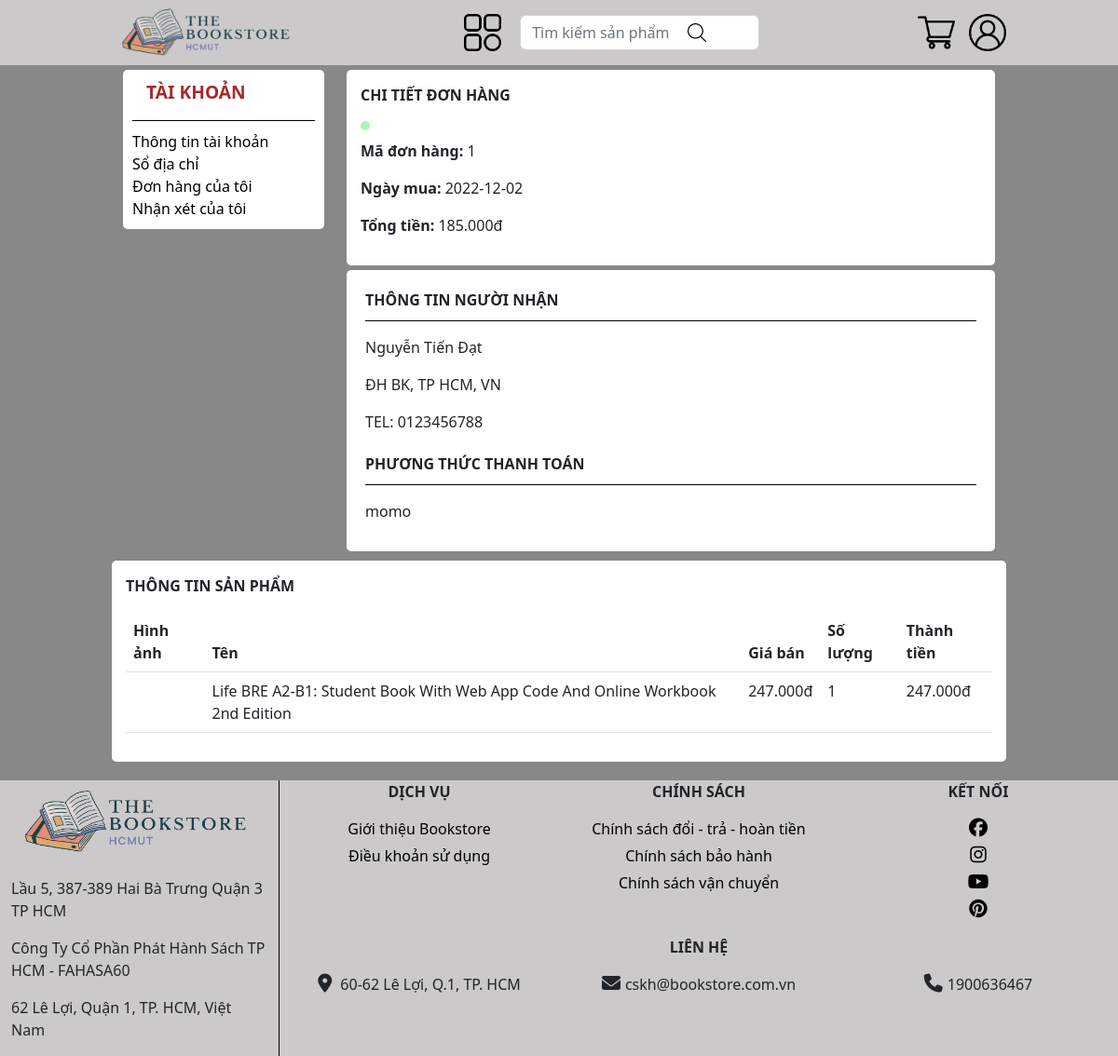
The app's page /app/views/customer/order-detail.php?oder_id=1 (signed in), older data.
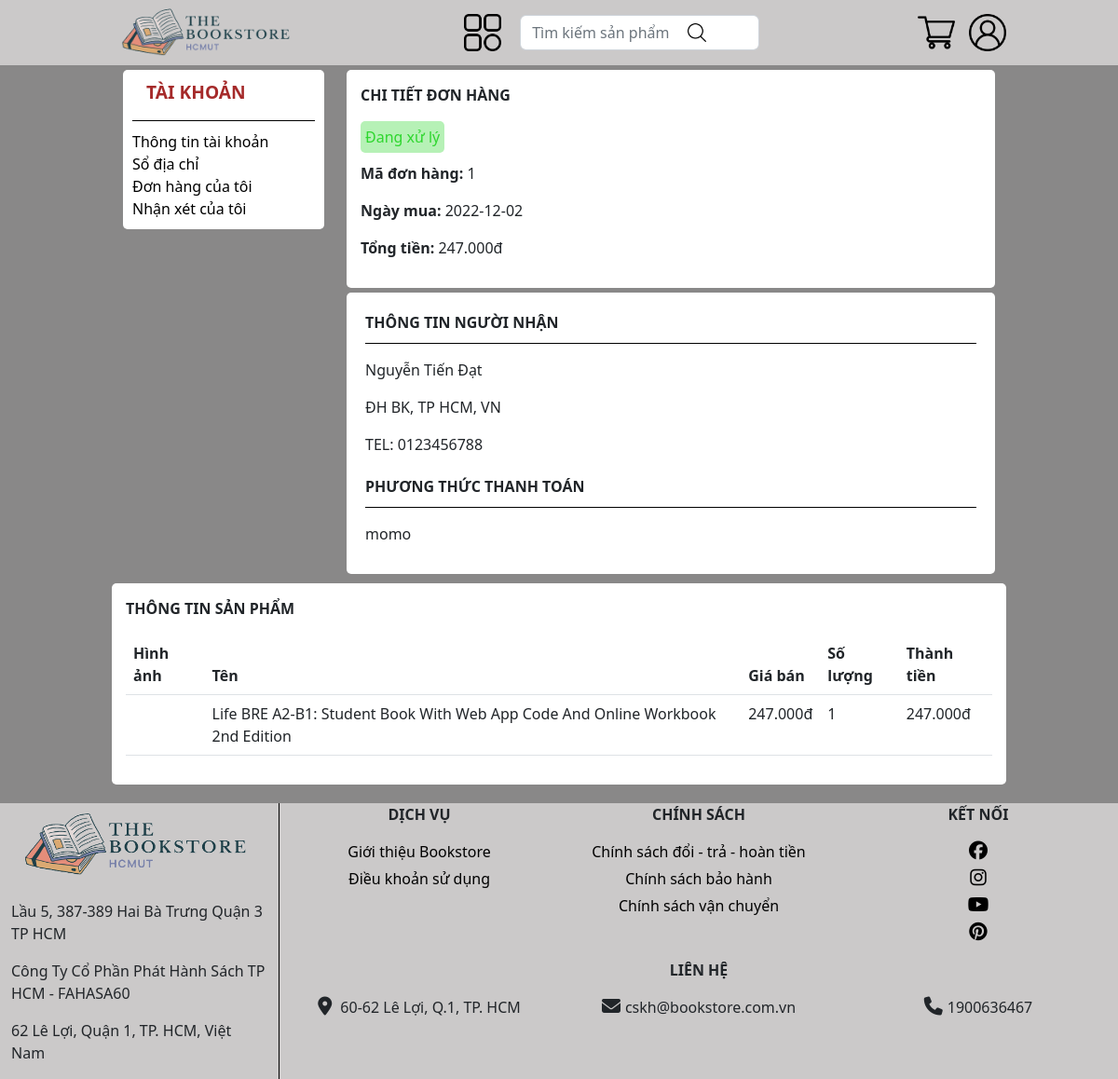
The same page, newer data.
### tables this page shows
CREATE TABLE `oder` (
  `oder_id` int(10) NOT NULL,
  `cost` double NOT NULL,
  `status` int(2) NOT NULL DEFAULT 1 COMMENT '1 la dang xu li, 2 la hoan tat',
  `oder_date` date NOT NULL,
  `payment_method` varchar(50) NOT NULL,
  `customer_id` int(10) NOT NULL,
  `address_id` int(10) NOT NULL
);

CREATE TABLE `customer` (
  `customer_id` int(10) NOT NULL,
  `email` varchar(50) NOT NULL,
  `pass` varchar(50) NOT NULL,
  `name` varchar(50) NOT NULL,
  `phone` varchar(10) NOT NULL,
  `code` varchar(225) NOT NULL,
  `verify_status` int(1) NOT NULL DEFAULT 0
);

CREATE TABLE `address` (
  `address_id` int(10) NOT NULL,
  `address` varchar(225) NOT NULL,
  `is_default` int(2) NOT NULL,
  `customer_id` int(10) NOT NULL
);

CREATE TABLE `book` (
  `book_id` int(10) NOT NULL,
  `name` varchar(225) NOT NULL,
  `description` text NOT NULL,
  `price` double NOT NULL,
  `author` varchar(50) NOT NULL,
  `cover_image` varchar(225) NOT NULL,
  `category_id` int(10) NOT NULL,
  `publisher` text NOT NULL DEFAULT 'Kim Đồng'
);

### app/controller/orderDetail_ctl.php (called while the page is built, shortened)
<?php
        include('../../config.php');
        if(isset($_GET['oder_id'])){
            $oder_id = $_GET['oder_id'];
            $db_oder="SELECT * FROM oder WHERE oder_id='$oder_id' LIMIT 1";
            $db_oder_run = mysqli_query($conn,$db_oder);
            if($db_oder_run){
                if($row = mysqli_fetch_array($db_oder_run)){
                    if($row['status'] == 1){
                        $status = "Đang xử lý";
                    }else if($row['status'] == 2){
                        $status = "Hoàn thành";
                    }
                    $oder_date = $row['oder_date'];
                    $cost = number_format($row['cost'], 0, ',', '.') . "đ";
                    $payment_method = $row['payment_method'];
                    $customer_id = $row['customer_id'];
                    $address_id = $row['address_id'];
                }else{
                    header('location: order-history.php');
                    exit(0);
                }
            }else{
                header('location: order-history.php');
                exit(0);
            }
            $db_add="SELECT `address` FROM `address` WHERE address_id='$address_id' AND customer_id='$customer_id' LIMIT 1";
            $db_add_run = mysqli_query($conn,$db_add);
            if($db_add_run){
                if($row = mysqli_fetch_array($db_add_run)){
                    $address = $row['address'];
                }else{
                    header('location: order-history.php');
                    exit(0);
                }
            }else{
                header('location: order-history.php');
                exit(0);
            }
            $db_info="SELECT `name`, `phone` FROM `customer` WHERE customer_id='$customer_id' LIMIT 1";
            $db_info_run = mysqli_query($conn,$db_info);
            if($db_info_run){
                if($row = mysqli_fetch_array($db_info_run)){
                    $name = $row['name'];
                    $phone = $row['phone'];
                }else{
                    header('location: order-history.php');
                    exit(0);
                }
            }else{
                header('location: order-history.php');
                exit(0);
            }
            $db_quantity="SELECT * FROM `contain` WHERE oder_id='$oder_id'";
            $db_quantity_run = mysqli_query($conn,$db_quantity);
            $book_info = array();
            $book_soluong = array();
            if($db_quantity_run){
                $number_book = mysqli_num_rows($db_quantity_run);
                while($row = mysqli_fetch_array($db_quantity_run)){
                    $db_book="SELECT * FROM `book` WHERE book_id='$row[book_id]'";
                    $db_book_run = mysqli_query($conn,$db_book);
                }
            }else{
                header('location: order-history.php');
                exit(0);
            }
        }else{
            header('location: order-history.php');
            exit(0);
        }
?>

### app/views/customer/order-detail.php (the view, shortened to what this page needs)
<?php
include('../../controller/orderDetail_ctl.php');
?>
<!DOCTYPE html>
<html lang="en">
<head>
    <link href="//cdn.muicss.com/mui-0.10.3/css/mui.min.css" rel="stylesheet" type="text/css" />
    <link href="https://cdn.jsdelivr.net/npm/bootstrap@5.2.3/dist/css/bootstrap.min.css" rel="stylesheet">
    <link rel="stylesheet" href="../../../public/css/header.css">
    <link rel="stylesheet" href="../../../public/css/footer.css">
    <link rel="stylesheet" href="../../../public/css/account/sidebar.css">
    <link rel="stylesheet" href="../../../public/css/account/order-detail.css">
</head>
<body>
    <?php include '../components/header.php'; ?>
    <div class="main-container">
        <div class="container-fluid content">
            <div class="row">
                <div class="col-3">
                    <?php include '../components/customer-sidebar.php'; ?>
                </div>
                <div class="col-9">
                    <div class="order-view-info">
                        <p class="detail-title">CHI TIẾT ĐƠN HÀNG</p>
                        <div class="order-view-status"> <?php echo $status; ?></div>
                        <p> <strong>Mã đơn hàng: </strong><?php echo $oder_id; ?></p>
                        <p> <strong>Ngày mua: </strong><?php echo $oder_date; ?></p>
                        <p><strong>Tổng tiền: </strong><?php echo $cost; ?></p>
                    </div>
                    <div class="container order-view-method">
                        <div class="row">
                            <div class="col">
                                <div class="col-content">
                                    <p class="detail-title">THÔNG TIN NGƯỜI NHẬN</p>
                                    <p><?php echo $name; ?></p>
                                    <p><?php echo $address; ?></p>
                                    <p><?php echo "TEL: " . $phone; ?></p>
                                </div>
                            </div>
                        </div>
                        <div class="col">
                            <div class="col-content">
                                <p class="detail-title">PHƯƠNG THỨC THANH TOÁN</p>
                                <p><?php echo $payment_method; ?></p>
                            </div>
                        </div>
                    </div>
                </div>
                <div class="order-view-product">
                    <p class="detail-title">THÔNG TIN SẢN PHẨM</p>
                    <table class="table">
                        <thead>
                            <tr>
                                <th scope="col">Hình ảnh</th>
                                <th scope="col">Tên</th>
                                <th scope="col">Giá bán</th>
                                <th scope="col">Số lượng</th>
                                <th scope="col">Thành tiền</th>
                            </tr>
                        </thead>
                        <tbody>
                            <?php
                            for ($i = 0; $i < $number_book; $i++) {
                                $src = $book_info[$i]['cover_image'];
                                $name = $book_info[$i]['name'];
                                $price = number_format($book_info[$i]['price'], 0, ',', '.') . "đ";
                                $cost = number_format($book_info[$i]['price'] * $book_soluong[$i], 0, ',', '.') . "đ";
                                echo "
                                            <tr>
                                            <td><img class='product-image' src='$src' alt=''></td>
                                            <td>$name</td>
                                            <td>$price</td>
                                            <td>$book_soluong[$i]</td>
                                            <td>$cost</td>
                                            </tr>
                                            ";
                            }
                            ?>
                        </tbody>
                    </table>
                </div>
            </div>
        </div>
    </div>
    <?php include '../components/footer.php'; ?>
</body>
</html>

### app/views/components/header.php (shortened to what this page needs)
<div class="menu-wrapper">
    <div class="header">
        <div class="header-wrapper">
            <div class="logo">
                <a href="../customer/home.php"><img src="../../../public/images/logo/logo.png" alt="logo"></a>
            </div>
            <div class="menu-search">
                <img src="../../../public/images/header/menu.png" alt="" class="header-icon menu-toggle">
                <form style="position: relative;" method="GET" action="../customer/home.php">
                    <button type="submit" class="search-button">
                        <img src="../../../public/images/header/search.png" alt="" width="20px" height="20px">
                    </button>
                    <input type="text" class="form-control" id="search" name="search" placeholder="Tìm kiếm sản phẩm">
                </form>
            </div>
            <div class="icons">
                <?php
                    if(!isset($_SESSION['customer_id'])){
                        echo "
                        <div class='guest-button'>
                            <a href='../LoginAndSignup/signup.php'><button type='button' class='btn btn-primary  btn-sm'>Đăng ký</button></a>
                            <a href='../LoginAndSignup/login.php'><button type='button' class='btn btn-danger  btn-sm'>Đăng nhập</button></a>
                        </div>
                        ";
                    }else{
                        echo "
                        <a href='../checkout/cart.php' class='position-relative'><img src='../../../public/images/header/cart.png' alt='cart' class='header-icon'>
                        </a>
                        ";
                        echo "
                        <a href='../customer/account.php' class='profile-link'><img class='header-icon' src='../../../public/images/header/user.png' alt='profile'></a>
                        ";
                    }
                ?>
            </div>
        </div>
    </div>
</div>

### app/views/components/customer-sidebar.php
<div class="sidebar">
    <p class="sidebar-title">
        TÀI KHOẢN
    </p>
    <ul class="sidebar-list">
        <a href="../customer/account.php">
            <li>Thông tin tài khoản</li>
        </a>
        <a href="../customer/address.php">
            <li>Sổ địa chỉ</li>
        </a>
        <a href="../customer/order-history.php">
            <li>Đơn hàng của tôi</li>
        </a>
        <a href="../customer/comment.php">
            <li>Nhận xét của tôi</li>
        </a>
    </ul>
</div>

### app/views/components/footer.php
<div class="container-fluid footer">
    <div class="row">
        <div class="col-3 footer-logo">
            <a href="../customer/home.php"><img src="../../../public/images/logo/logo.png" alt="logo"></a>
            <p>Lầu 5, 387-389 Hai Bà Trưng Quận 3 TP HCM</p>
            <p>Công Ty Cổ Phần Phát Hành Sách TP HCM - FAHASA60</p>
            <p>62 Lê Lợi, Quận 1, TP. HCM, Việt Nam</p>
        </div>
        <div class="col-9">
            <div class="row text-center services">
                <div class="col">
                    <p class="col-title">DỊCH VỤ</p>
                    <ul>
                        <a href="../information/overview.php">
                            <li>Giới thiệu Bookstore</li>
                        </a>
                        <a href="../information/policy.php">
                            <li>Điều khoản sử dụng</li>
                        </a>
                    </ul>
                </div>
                <div class="col">
                    <p class="col-title">CHÍNH SÁCH</p>
                    <ul>
                        <a href="">
                            <li>Chính sách đổi - trả - hoàn tiền</li>
                        </a>
                        <a href="">
                            <li>Chính sách bảo hành</li>
                        </a>
                        <a href="">
                            <li>Chính sách vận chuyển</li>
                        </a>
                    </ul>
                </div>
                <div class="col">
                    <p class="col-title">KẾT NỐI</p>
                    <ul>
                        <a href="">
                            <li><i class="fa-brands fa-facebook"></i></li>
                        </a>
                        <a href="">
                            <li><i class="fa-brands fa-instagram"></i></li>
                        </a>
                        <a href="">
                            <li><i class="fa-brands fa-youtube"></i></li>
                        </a>
                        <a href="">
                            <li><i class="fa-brands fa-pinterest"></i></li>
                        </a>
                    </ul>
                </div>
            </div>
            <div class="row text-center info">
                <p class="col-title">LIÊN HỆ</p>
                <div class="col">
                    <i class="fa-sharp fa-solid fa-location-dot"></i> 60-62 Lê Lợi, Q.1, TP. HCM
                </div>
                <div class="col">
                    <i class="fa-solid fa-envelope"></i>cskh@bookstore.com.vn
                </div>
                <div class="col">
                    <i class="fa-solid fa-phone"></i>1900636467
                </div>
            </div>
        </div>
    </div>
</div>

### public/css/header.css (style rules this page uses)
.header { height: 70px; background-color: rgb(203, 201, 201); }
.header-wrapper { width: 80%; display: flex; justify-content: space-between; align-items: center; margin: auto; height: 70px; }
.logo img { object-fit: contain; height: 60px; }
.menu-search { display: flex; gap: 20px; align-items: center; }
.menu-search .search-button { padding: 0; border: 0; background-color: white; position: absolute; left: 180px; top: 5px; }
.header-icon { width: 40px; height: 40px; }
#search { display: flex; justify-content: flex-end; }
.icons { display: flex; gap: 15px; }
.menu-wrapper { position: relative; }

### public/css/footer.css (style rules this page uses)
.footer { max-width: 1304px; width: 100%; background-color: rgb(203, 201, 201); margin-top: auto; }
.footer-logo { border-right: 1px solid black; display: flex; flex-direction: column; align-items: flex-start; justify-content: center; }
.footer-logo img { object-fit: contain; width: 100%; margin-top: 5px; margin-bottom: 20px; }
.services .col ul { list-style-type: none; color: black; padding: 0; display: flex; flex-direction: column; row-gap: 5px; }
.services .col ul a { color: black; text-decoration: none; }
.services .col ul i { font-size: 20px; }
.col-title { font-weight: 700; }
.info i { font-size: 20px; margin-right: 5px; }

### public/css/account/sidebar.css (style rules this page uses)
.sidebar-title { font-size: larger; font-weight: 700; color: brown; padding: 0 0 15px 15px; border-bottom: 1px solid black; margin: 0; }
.sidebar-list { list-style-type: none; margin: 0; margin-top: 10px; padding: 0; }
.sidebar-list a { text-decoration: none; color: black; }
.sidebar { background-color: white; padding: 10px; margin: 5px 0; border-radius: 5px; }

### public/css/account/order-detail.css (style rules this page uses)
body { background-color: #bcbab5; min-height: 100vh; display: flex; flex-direction: column; }
.content { width: 80%; }
.main-container { background-color: rgb(137, 136, 136); }
.detail-title { font-weight: 700; }
.order-view-info, .order-view-method, .order-view-product { background-color: white; border-radius: 5px; margin: 5px 0; padding: 15px; }
.order-view-status { background: #b6f1b6; width: fit-content; color: #2ed62e; padding: 5px; border-radius: 5px; margin-bottom: 10px; }
.order-view-product { margin-bottom: 20px; }
.col-content { margin: 5px; }
.col-content .detail-title { border-bottom: 1px solid black; padding-bottom: 10px; }

Row changes from the older to the newer data that the page shows:
changed oder "momo": status (not shown) → "Đang xử lý"; cost "185.000đ" → "247.000đ"
